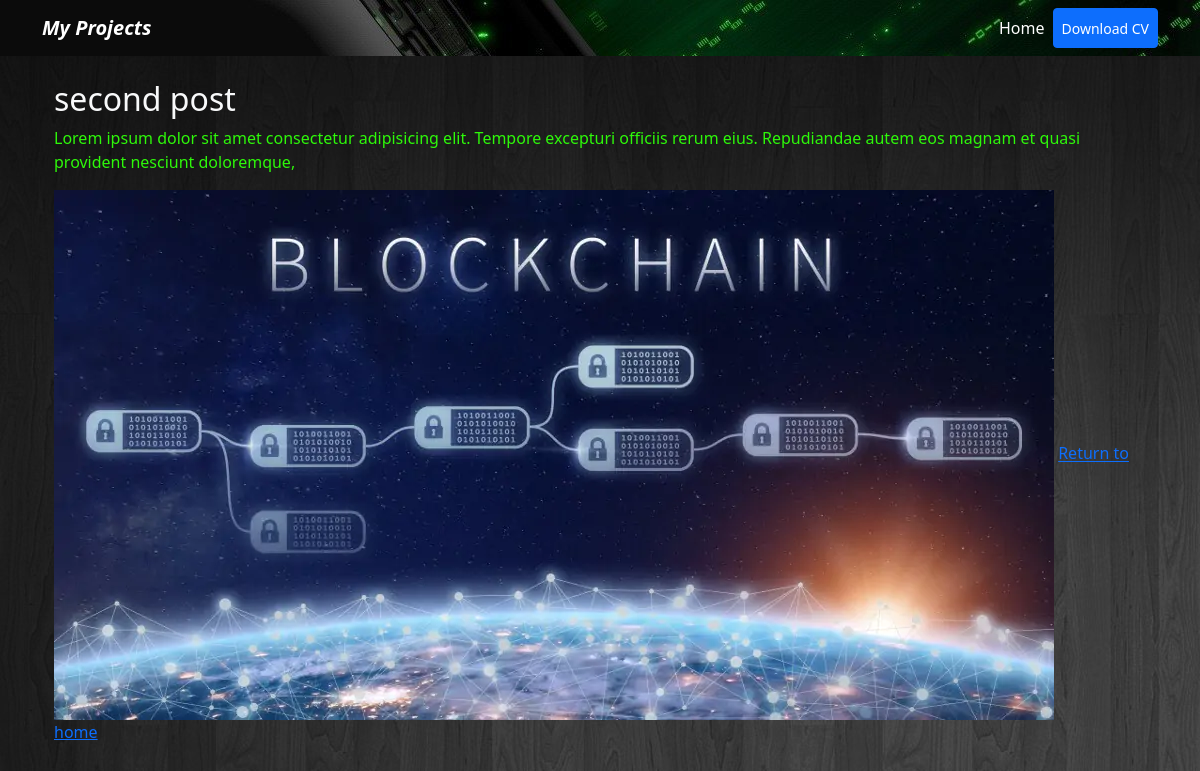
The app's page /blog/5 with its own data.
### blog/models.py (models this page shows)
class Post(models.Model):
    tittle = models.CharField(max_length=100)
    description = models.TextField()
    image = models.ImageField(upload_to='blog/images/')
    url = URLField(blank=True)

### blog/views.py (the view)
# urls.py: path('<int:post_id>', post_details, name="post_details"),    # numero entero int post es el / y id el numero id
def post_details(request, post_id):
    vista = get_object_or_404(Post, pk=post_id)
    return render(request, 'post_details.html', {'vistas': vista})

### blog/templates/post_details.html
{% extends 'layout.html' %}
{% block content %}
<h2>{{vistas.tittle}}</h2>
<p>{{vistas.description}}</p>
<img src="{{vistas.image.url}}" alt="{{post.title}}">
<a href="{% url 'home' %}">Return to home</a>
{% endblock content %}

### portfolio/static/main.css (style rules this page uses)
body { background-image: url(/media/iportfolio/images/fondomadera.jpg) }
p { color: rgb(46, 248, 10); animation-duration: 3s; animation-name: slidein; }

### records on screen
Post: tittle "second post", description "Lorem ipsum dolor sit amet consectetur adipisicing elit. Tempore excepturi officiis rerum eius. Repudiandae autem eos magnam et quasi provident nesciunt doloremque,", image (picture)
